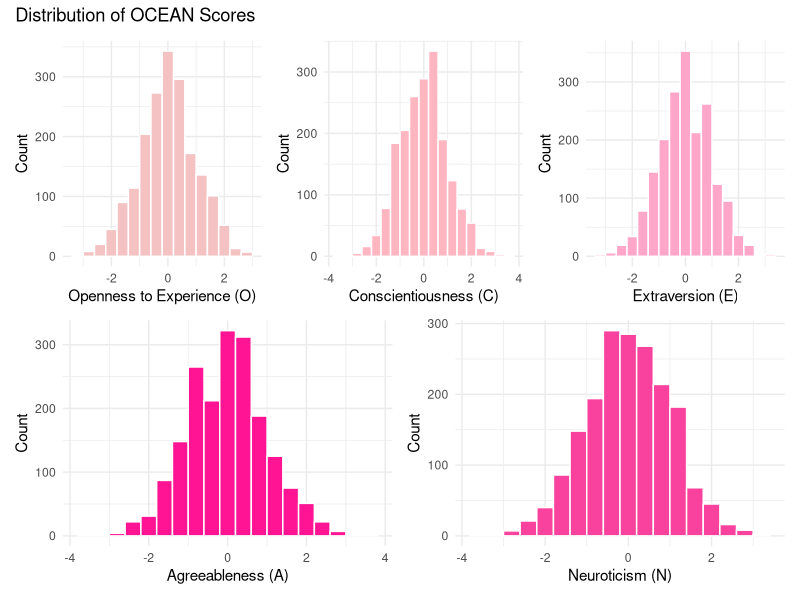
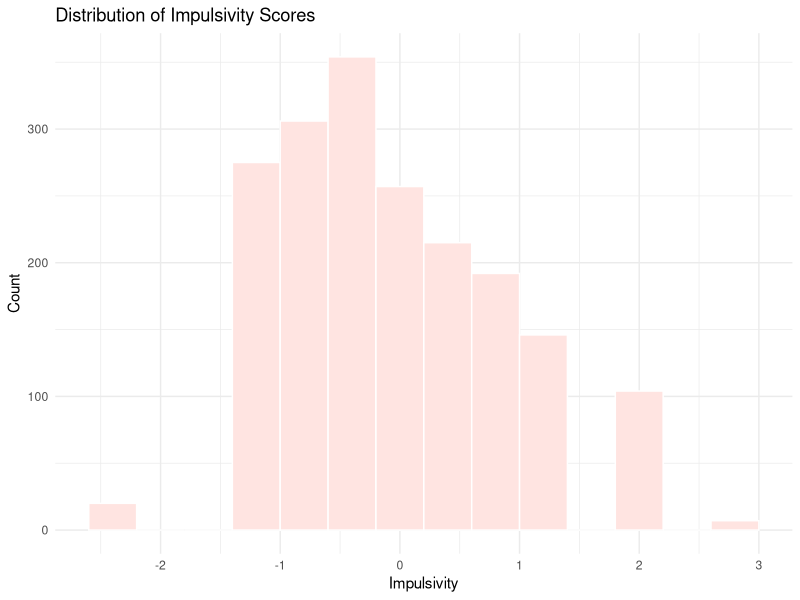
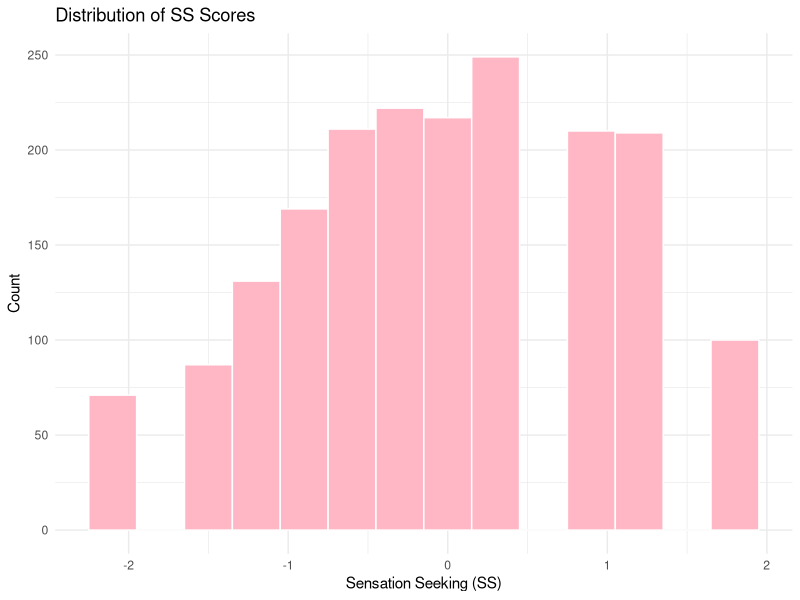
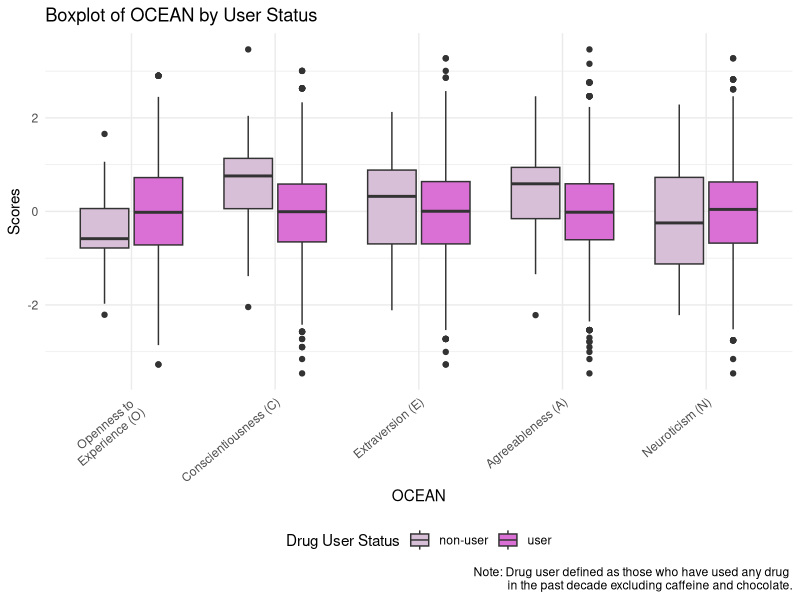
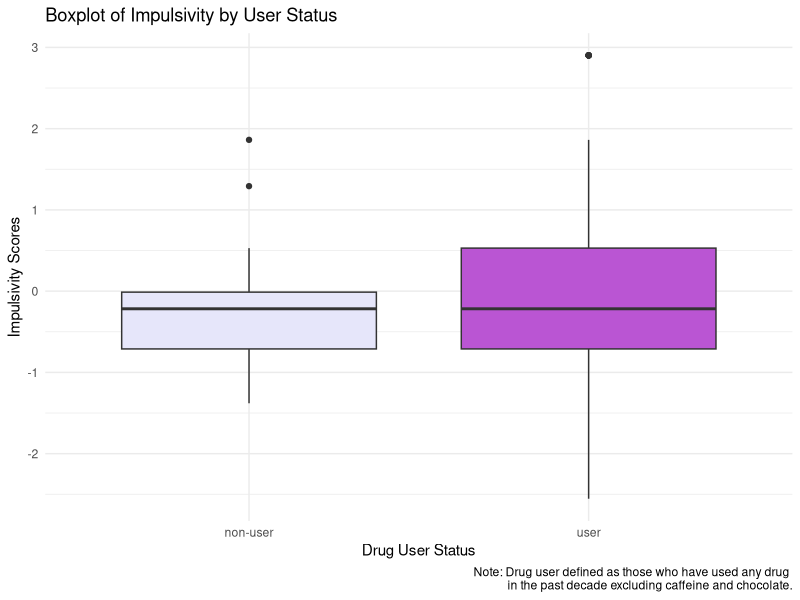
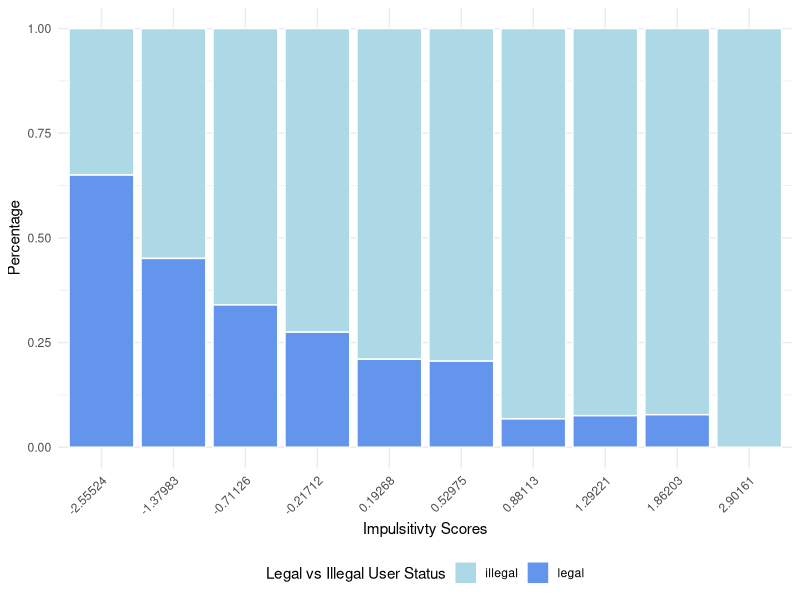
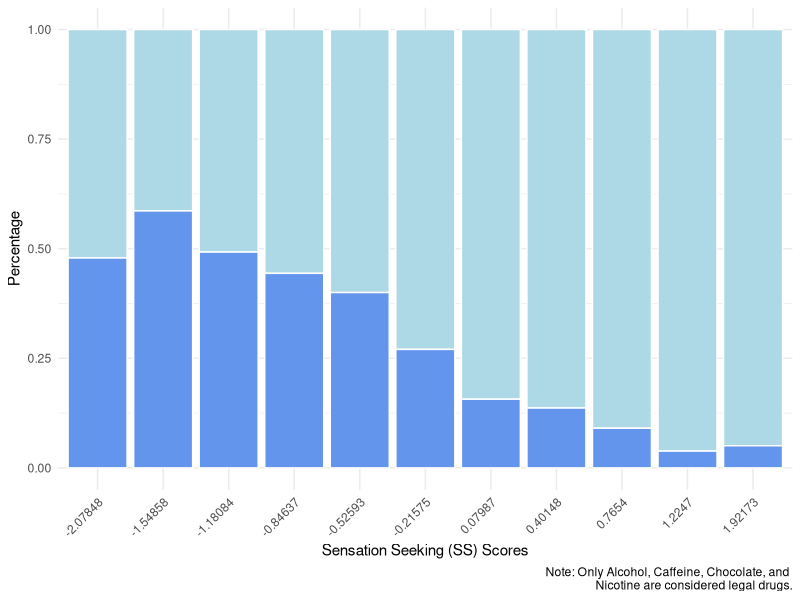
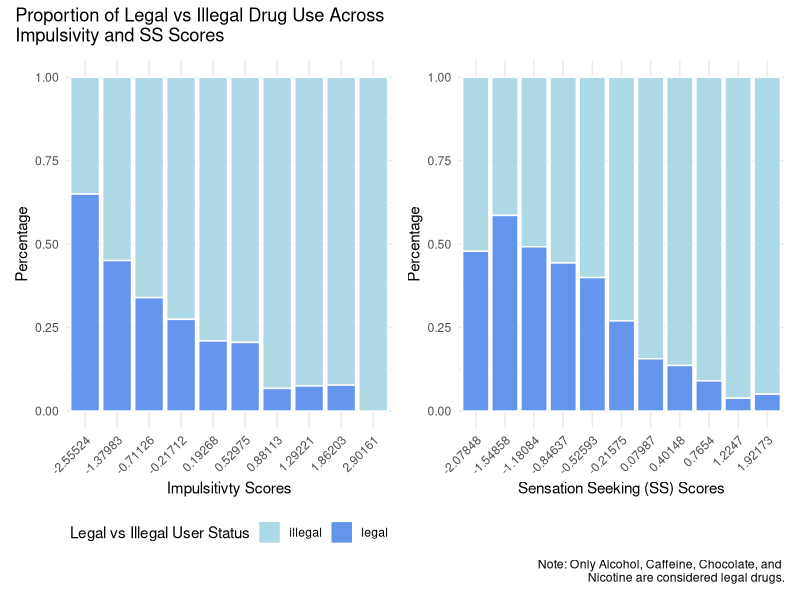

Recreate these plots in R, in order. (Note: this script raises an error after producing the figures.)
## ---- chunk 1
# Load in relevant libraries
library(tidyverse)
library(patchwork)
library(ggplot2)
library(pheatmap)

# default options
knitr::opts_chunk$set(
  fig.width = 6,
  fig.asp = .6,
  out.width = "90%"
)

theme_set(theme_minimal() + theme(legend.position = "bottom"))

options(
  ggplot2.continuous.colour = "viridis",
  ggplot2.continuous.fill = "viridis"
)

scale_colour_discrete = scale_colour_viridis_d
scale_fill_discrete = scale_fill_viridis_d

## ---- chunk 2
# Read in cleaned dataset
drug_data = read_csv("data/cleaned_drug_data.csv") |>
  mutate(
    Gender = as.factor(Gender))

# Create version of the dataset where we collapse drug use levels into binary values (drug user or non-user)
# 0-1: non-user
# 2–6: user
usage_data = drug_data |>
  mutate(across(14:31, ~ factor(ifelse(.x %in% 0:1, "non-user",
                         ifelse(.x %in% 2:6, "user", NA)),
                         levels = c("non-user", "user"))),
         # define harmful user as those who have used any drug in the past decade excluding chocolate and caffeine
         harmfuluser_status = factor(if_else(rowSums(across(c(14:31, -Caff, -Choc)) == "user", 
                                                     na.rm = TRUE) > 0, "user", "non-user"),
                              levels = c("non-user", "user")),
         # define user as those who have used any drug in the past decade
         user_status = factor(if_else(rowSums(across(c(14:31)) == "user", 
                                                     na.rm = TRUE) > 0, "user", "non-user"),
                              levels = c("non-user", "user")))

# Create version of the dataset where I remove non-users and create a binary legal user vs. illegal user indicator "legaluser_status"
# Alcohol, Caff, Choc, Nicotine considered legal drugs, everything else illegal
legalusage_data = usage_data |>
  filter(user_status == "user") |>
  select(-harmfuluser_status, -user_status) |> 
  mutate(# define legal user as those who used any legal drug in the past decade, illegal otherwise
    legaluser_status = factor(if_else(rowSums(across(c(14:31, -Alcohol, -Caff, -Choc, -Nicotine)) == "user", 
                                              na.rm = TRUE) > 0, "illegal", "legal"),
                              levels = c("illegal", "legal")))

# Create version of the dataset where I remove non-users and create a binary legal user vs. illegal user indicator "legaluser_status" but keep all the drug levels as ordinal
legalusage_ordinal_data = drug_data |>
  mutate(
    user_status = usage_data$user_status
  ) |> 
  filter(user_status == "user") |>
  select(-user_status) |>
  mutate(
    legaluser_status = legalusage_data$legaluser_status
  )

# Gender
# 0: male
# 1: female

# Drug use
# 0: never used
# 1: used over a Decade Ago
# 2: used in Last Decade
# 3: used in Last Year
# 4: used in Last Month
# 5: used in Last Week
# 6: used in Last Day

# Age
# 1: 18-24
# 2: 25-34
# 3: 35-44
# 4: 45-54
# 5: 55-64
# 6: 65+

## ---- chunk 3
O_hist = drug_data |> 
  ggplot(aes(x = Oscore)) + 
  geom_histogram(fill = "#F4C2C2", color = "white", binwidth = 0.4) +
  labs(
    x = "Openness to Experience (O)",
    y = "Count"
  ) 
C_hist = drug_data |> 
  ggplot(aes(x = Cscore)) + 
  geom_histogram(fill = "#FFB6C1", color = "white", binwidth = 0.4) +
  labs(
    x = "Conscientiousness (C)",
    y = "Count"
  ) 

E_hist = drug_data |> 
  ggplot(aes(x = Escore)) + 
  geom_histogram(fill = "#FFA6C9", color = "white", binwidth = 0.4) +
  labs(
    x = "Extraversion (E)",
    y = "Count"
  ) 

A_hist = drug_data |> 
  ggplot(aes(x = Ascore)) + 
  geom_histogram(fill = "#FF1493", color = "white", binwidth = 0.4) +
  labs(
    x = "Agreeableness (A)",
    y = "Count"
  ) 

N_hist = drug_data |> 
  ggplot(aes(x = Nscore)) + 
  geom_histogram(fill = "#F9429E", color = "white", binwidth = 0.4) +
  labs(
    x = "Neuroticism (N)",
    y = "Count"
  ) 

OCEAN_hist = (O_hist + C_hist + E_hist) / (A_hist + N_hist) + 
  plot_annotation(
    title = "Distribution of OCEAN Scores"
  )

OCEAN_hist
ggsave("figs/hist_ocean.png", OCEAN_hist)

## ---- chunk 4
impulsivity_hist = drug_data |> 
  ggplot(aes(x = Impulsive)) + 
  geom_histogram(fill = "#FFE4E1", color = "white", binwidth = 0.4) +
  labs(
    x = "Impulsivity",
    y = "Count",
    title = "Distribution of Impulsivity Scores"
  ) 

impulsivity_hist
ggsave("figs/hist_impulsivity.png", impulsivity_hist)

## ---- chunk 5
SS_hist = drug_data |> 
  ggplot(aes(x = SS)) + 
  geom_histogram(fill = "#FFB7C5", color = "white", binwidth = 0.3) +
  labs(
    x = "Sensation Seeking (SS)",
    y = "Count",
    title = "Distribution of SS Scores"
  ) 

SS_hist
ggsave("figs/hist_impSS.png", SS_hist)

## ---- chunk 6
OCEAN_boxplot = usage_data |> 
  pivot_longer(
    Nscore:Cscore,
    names_to = "OCEAN", 
    values_to = "Score") |> 
  mutate(OCEAN = fct_relevel(OCEAN, c("Oscore", "Cscore", "Escore", "Ascore", "Nscore"))) |>
  ggplot(aes(x = OCEAN, y = Score, fill = harmfuluser_status)) + 
  geom_boxplot() +
  labs(
    x = "OCEAN",
    y = "Scores",
    fill = "Drug User Status",
    title = "Boxplot of OCEAN by User Status",
    caption = "Note: Drug user defined as those who have used any drug \nin the past decade excluding caffeine and chocolate."
  ) +
  scale_fill_manual(values = c("non-user" = "#D8BFD8", "user" = "#DA70D6")) +
  scale_x_discrete(labels = c("Openness to \nExperience (O)", "Conscientiousness (C)", "Extraversion (E)",
                              "Agreeableness (A)", "Neuroticism (N)")) +
  theme(axis.text.x = element_text(angle = 40, hjust = 1))

OCEAN_boxplot
ggsave("figs/box_ocean_user.png", OCEAN_boxplot)

## ---- chunk 7
impulsivity_boxplot = usage_data |> 
  ggplot(aes(x = harmfuluser_status, y = Impulsive, fill = harmfuluser_status)) + 
  geom_boxplot() +
  labs(
    x = "Drug User Status",
    y = "Impulsivity Scores",
    title = "Boxplot of Impulsivity by User Status",
    caption = "Note: Drug user defined as those who have used any drug \nin the past decade excluding caffeine and chocolate."
  ) +
  scale_fill_manual(values = c("non-user" = "#E6E6FA", "user" = "#BA55D3")) +
  theme(legend.position = "none")

impulsivity_boxplot
ggsave("figs/box_impulsivity_user.png", impulsivity_boxplot)

## ---- chunk 8
I_stacked = legalusage_data |> 
  ggplot(aes(x = factor(Impulsive), fill = legaluser_status)) +
  geom_bar(position = "fill", color = "white") +
  labs(
    x = "Impulsitivty Scores", 
    y = "Percentage", 
    fill = "Legal vs Illegal User Status"
    ) +
  scale_fill_manual(values = c("legal" = "#6495ED", "illegal" = "#ADD8E6")) +
  theme(axis.text.x = element_text(angle = 45, hjust = 1))
I_stacked

SS_stacked = legalusage_data |> 
  ggplot(aes(x = factor(SS), fill = legaluser_status)) +
  geom_bar(position = "fill", color = "white") +
  labs(
    x = "Sensation Seeking (SS) Scores", 
    y = "Percentage",
    caption = "Note: Only Alcohol, Caffeine, Chocolate, and \nNicotine are considered legal drugs."
    ) +
  scale_fill_manual(values = c("legal" = "#6495ED", "illegal" = "#ADD8E6")) +
  theme(legend.position = "none") +
  theme(axis.text.x = element_text(angle = 45, hjust = 1))
SS_stacked

Imp_SS_stacked = (I_stacked + SS_stacked) +
  plot_annotation(
    title = "Proportion of Legal vs Illegal Drug Use Across \nImpulsivity and SS Scores"
  )

Imp_SS_stacked
ggsave("figs/stacked_legal_illegal.png", Imp_SS_stacked)

## ---- chunk 9
correlation_matrix = cor(legalusage_ordinal_data[7:13], legalusage_ordinal_data[14:31])

corr_heatmap = pheatmap(correlation_matrix,
                        color = colorRampPalette(c("pink", "purple"))(50),
                        number_color = "black",
                        display_numbers = TRUE,
                        cluster_rows = TRUE,
                        cluster_cols = TRUE,
                        main = "Heatmap of Personality Traits x Drug Usage Correlations")

corr_heatmap
ggsave("figs/heatmap_traits_usage.png", corr_heatmap)
